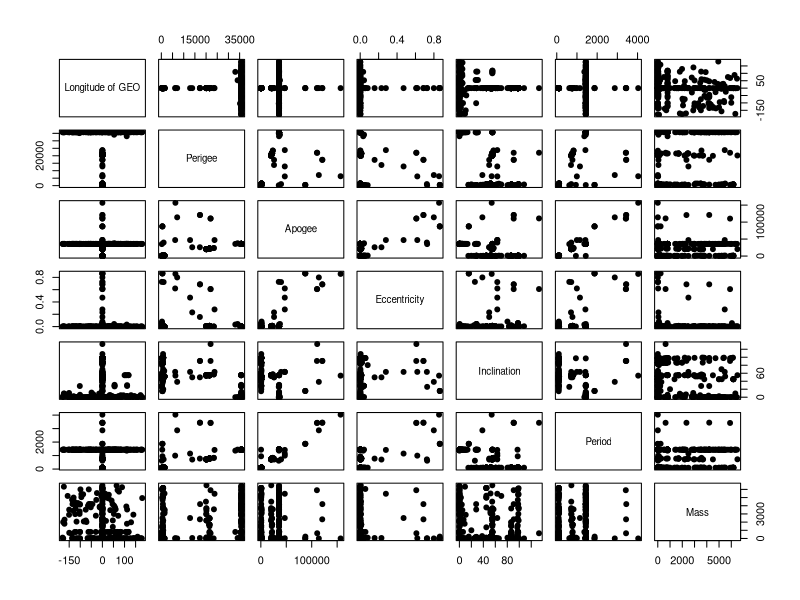
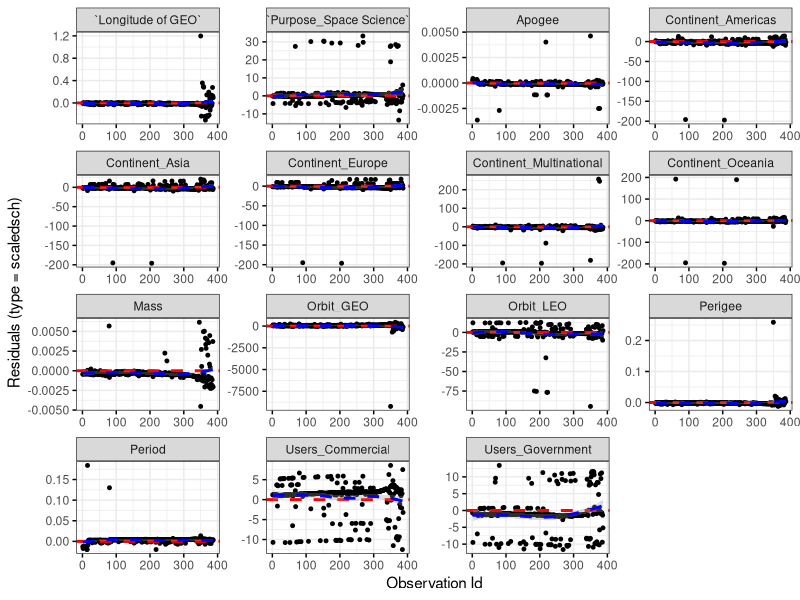

R code for these plots, in order:
## ---- chunk 1
library(readxl)
data <- read_excel("../Dataset/JoinDatasets.xlsx", col_names = TRUE)
## ---- chunk 2
library(readxl)
library(survival)
library(survminer)
library(dplyr) 
library(ggplot2)
library(knitr)
library(broom)
library(tidyr)
## ---- chunk 3
summary(data)
## ---- chunk 4
data$Country <- factor(data$Country, ordered = F)
print('Country')
table(data$Country)

data$Continent <- factor(data$Continent, ordered = F)
print('Continent')
table(data$Continent)

data$Users <- factor(data$Users, ordered = F)
print('Users')
table(data$Users)

data$Purpose <- factor(data$Purpose, ordered = F)
print('Purpose')
table(data$Purpose)

data$Orbit <- factor(data$Orbit, ordered = F)
print('Class of Orbit')
table(data$Orbit)

data$Status <- factor(data$Status, ordered = F)
print('Status')
table(data$Status)
## ---- chunk 5
data <- data[sample(nrow(data)), ]
## ---- chunk 6
num <- c("Longitude of GEO", "Perigee", "Apogee", "Eccentricity", "Inclination", "Period", "Mass")
data_num <- data[,num]

cor(data_num)
# Apogee - Period 0.97263559  
# Perigee - Period 0.88954088 
# Perigee - Inclination -0.82988349   
# Apogee - Perigee 0.78883152     
# Period - Inclination -0.73168416   
# Apogee - Eccentricity 0.67998408  
# Apogee - Inclination -0.65478644    

pairs(data_num, pch = 19)
## ---- chunk 7
#install.packages("fastDummies")
library(fastDummies)

# USERS : Levels: Civil Commercial Government Military

dummy_data <- dummy_cols(data, select_columns = "Users", remove_first_dummy = TRUE)

# PURPOSE : Levels: Communications Earth Observation Navigation Space Science Technology Development

dummy_data <- dummy_cols(dummy_data, select_columns = "Purpose", remove_first_dummy = TRUE)


# ORBIT : Levels: Elliptical GEO LEO MEO

dummy_data <- dummy_cols(dummy_data, select_columns = "Orbit", remove_first_dummy = TRUE)


# CONTINENT: Levels: Africa Americas Asia Europe Multinational Oceania

dummy_data <- dummy_cols(dummy_data, select_columns = "Continent", remove_first_dummy = TRUE)


# dataset senza Purpose, Users, Continent and Orbit

dummy_data <- dummy_data[,c(1:2,6:17,19:33)]
## ---- chunk 8
time <- dummy_data$`Effective Lifetime`
status <- dummy_data$Status

# , "Eccentricity", "Longitude of GEO", "Perigee" ,"Apogee" ,

covariates <- c( "Inclination", "Period", "Mass", "Users_Commercial", "Users_Government", "Users_Military", "Purpose_Earth Observation", "Purpose_Navigation", "Purpose_Space Science", "Purpose_Technology Development", "Orbit_GEO", "Orbit_LEO",  "Orbit_MEO", "Continent_Americas", "Continent_Asia", "Continent_Europe", "Continent_Multinational", "Continent_Oceania")

n_coef <- length(covariates)

cox1 <- coxph(Surv(time,status == 'retired') ~ ., data = dummy_data[,covariates])
summary(cox1)
## ---- chunk 9
time <- dummy_data$`Effective Lifetime`
status <- dummy_data$Status

covariates <- c("Longitude of GEO" , "Perigee" ,"Apogee", "Eccentricity" ,"Inclination", "Period", "Mass", "Users_Commercial", "Users_Government",                      "Users_Military", "Purpose_Earth Observation", "Purpose_Navigation", "Purpose_Space Science","Orbit_GEO", "Orbit_LEO","Orbit_MEO",                    "Continent_Americas", "Continent_Asia", "Continent_Europe", "Continent_Multinational","Continent_Oceania")

n_coef <- length(covariates)

cox2 <- coxph(Surv(time,status == 'retired') ~ ., data = dummy_data[,covariates])
summary(cox2)

## ---- chunk 10
time <- dummy_data$`Effective Lifetime`
status <- dummy_data$Status

covariates <- c("Longitude of GEO" , "Perigee" ,"Apogee", "Eccentricity" ,"Inclination", "Period", "Mass", "Users_Commercial", "Users_Government",                      "Users_Military", "Purpose_Earth Observation", "Purpose_Navigation", "Purpose_Space Science","Orbit_GEO", "Orbit_LEO",                    "Continent_Americas", "Continent_Asia", "Continent_Europe", "Continent_Multinational","Continent_Oceania")

n_coef <- length(covariates)

cox3 <- coxph(Surv(time,status == 'retired') ~ ., data = dummy_data[,covariates])
summary(cox3)
## ---- chunk 11
time <- dummy_data$`Effective Lifetime`
status <- dummy_data$Status

covariates <- c("Longitude of GEO" , "Perigee" ,"Apogee", "Eccentricity" ,"Inclination", "Period", "Mass", "Users_Commercial", "Users_Government",                      "Users_Military", "Purpose_Earth Observation", "Purpose_Space Science","Orbit_GEO", "Orbit_LEO",                    "Continent_Americas", "Continent_Asia", "Continent_Europe", "Continent_Multinational","Continent_Oceania")

n_coef <- length(covariates)

cox4 <- coxph(Surv(time,status == 'retired') ~ ., data = dummy_data[,covariates])
summary(cox4)

## ---- chunk 12
time <- dummy_data$`Effective Lifetime`
status <- dummy_data$Status

covariates <- c("Longitude of GEO" , "Perigee" ,"Apogee" ,"Inclination", "Period", "Mass", "Users_Commercial", "Users_Government",                      "Users_Military", "Purpose_Earth Observation", "Purpose_Space Science","Orbit_GEO", "Orbit_LEO",                    "Continent_Americas", "Continent_Asia", "Continent_Europe", "Continent_Multinational","Continent_Oceania")

n_coef <- length(covariates)

cox5 <- coxph(Surv(time,status == 'retired') ~ ., data = dummy_data[,covariates])
summary(cox5)

## ---- chunk 13
time <- dummy_data$`Effective Lifetime`
status <- dummy_data$Status

covariates <- c("Longitude of GEO" , "Perigee" ,"Apogee" ,"Inclination", "Period", "Mass", "Users_Commercial", "Users_Government", "Purpose_Earth Observation", "Purpose_Space Science","Orbit_GEO", "Orbit_LEO", "Continent_Americas", "Continent_Asia", "Continent_Europe", "Continent_Multinational","Continent_Oceania")

n_coef <- length(covariates)

cox6 <- coxph(Surv(time,status == 'retired') ~ ., data = dummy_data[,covariates])
summary(cox6)

## ---- chunk 14
time <- dummy_data$`Effective Lifetime`
status <- dummy_data$Status

covariates <- c("Longitude of GEO" , "Perigee" ,"Apogee" , "Period", "Mass", "Users_Commercial", "Users_Government", "Purpose_Earth Observation", "Purpose_Space Science","Orbit_GEO", "Orbit_LEO", "Continent_Americas", "Continent_Asia", "Continent_Europe", "Continent_Multinational","Continent_Oceania")

n_coef <- length(covariates)

cox7 <- coxph(Surv(time,status == 'retired') ~ ., data = dummy_data[,covariates])
summary(cox7)

## ---- chunk 15
time <- dummy_data$`Effective Lifetime`
status <- dummy_data$Status

covariates <- c("Longitude of GEO" , "Perigee" ,"Apogee" , "Period", "Mass", "Users_Commercial", "Users_Government", "Purpose_Space Science","Orbit_GEO", "Orbit_LEO", "Continent_Americas", "Continent_Asia", "Continent_Europe", "Continent_Multinational","Continent_Oceania")

n_coef <- length(covariates)

cox8 <- coxph(Surv(time,status == 'retired') ~ ., data = dummy_data[,covariates])
summary(cox8)

## ---- chunk 16
test <- cox.zph(cox8)
test
## ---- chunk 17
# Residui
ggcoxdiagnostics(cox8, type = "scaledsch")
